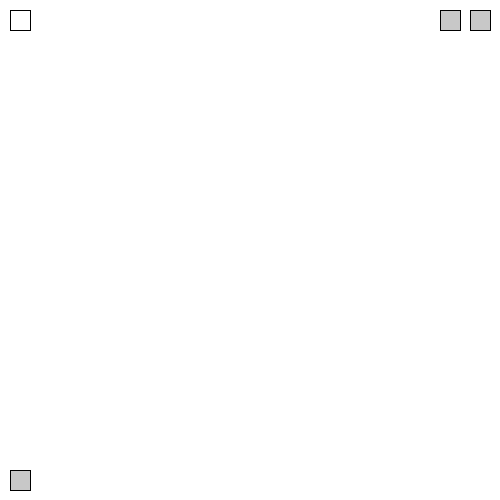
Frame 1 (no input)
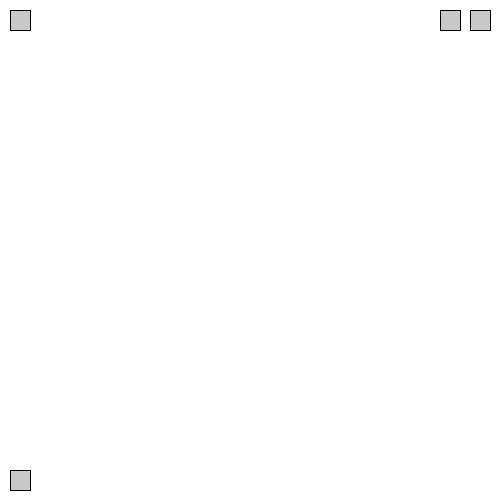
Frame 60 (the mouse pressed at the canvas centre just before this capture)
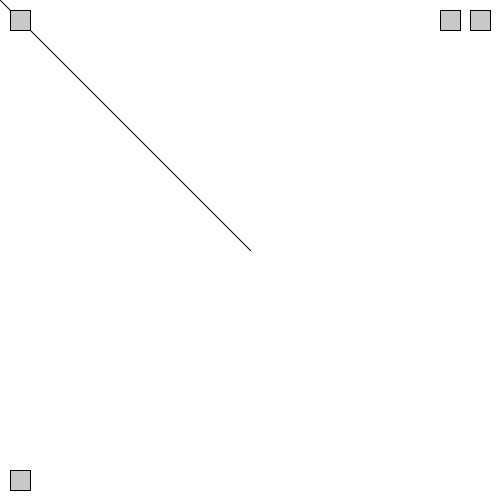
Frame 120 (the mouse held since frame 60 and released just before this capture)

The Processing sketch that drew these frames (run headless with seeded random() and noise(); from frame 60 on, the mouse is pressed at the canvas centre):

// Processing sketch: processing_26765
// ── processing_26765.pde

boolean hit2 = false;
boolean hit = false;
float oldX, oldY;
int weight = 1;
int weightup = 1;


void setup(){
  size(500,500);
  background(255,255,255);
  strokeWeight(weight);
  smooth();
}


void draw(){
  //background(255,255,255);
   //rectangular button code! this one is the eraser
  rect(10, 10, 20, 20);
  //&& is something and something is true
  if (mouseX > 10 && mouseX < 30 && mouseY > 10 && mouseY < 30) {
        //! = not ___
    if(!hit){
      fill(100);
    }
    
    if(mousePressed){
      fill(255);
      background(255,255,255);
    }else{
      fill(100);
    }
    //if(hit == false){
      //println("hit!"); ----how to test
    hit = true; 
  }else{
    hit = false;
    fill(200);
  }
  
//  rect(470, 10, 20, 20); //--- this is for weight ++
//  //&& is something and something is true
//  if (mouseX > 470 && mouseX < 490 && mouseY > 10 && mouseY < 30) {
//        //! = not ___
//    if(!hit2){
//      fill(100);
//    }
//    
//    if(mousePressed){
//      fill(255);
//      weight = weight += weightup;
//      if(weight >= 10 || weight <= 2){
//        weightup *= -1;
//         strokeWeight(weight);
//      }
//     
//    }else{
//      fill(100);
//    }
//    //if(hit == false){
//      //println("hit!"); ----how to test
//    hit2 = true; 
//  }else{
//    hit2 = false;
//    fill(200);
//  }
  
  
   rect(440, 10, 20, 20); //--- this is for weight -
  //&& is something and something is true
  if (mouseX > 440 && mouseX < 460 && mouseY > 10 && mouseY < 30) {
        //! = not ___
    if(!hit2){
      fill(100);
    }
    
    if(mousePressed){
      fill(255);
      if(weight != 0){
        weight--;
        strokeWeight(weight);
      }
     
    }else{
      fill(100);
    }
    //if(hit == false){
      //println("hit!"); ----how to test
    hit2 = true; 
  }else{
    hit2 = false;
    fill(200);
  }
  
  
   rect(470, 10, 20, 20); //--- this is for weight +
  //&& is something and something is true
  if (mouseX > 470 && mouseX < 490 && mouseY > 10 && mouseY < 30) {
        //! = not ___
    if(!hit2){
      fill(100);
    }
    
    if(mousePressed){
      fill(255);
      if(weight != 10){
        weight++;
        strokeWeight(weight);
      }
      
     
    }else{
      fill(100);
    }
    //if(hit == false){
      //println("hit!"); ----how to test
    hit2 = true; 
  }else{
    hit2 = false;
    fill(200);
  }
  
  
  rect(10, 470 , 20, 20); // this is the color
  //&& is something and something is true
  if (mouseX > 10 && mouseX < 30 && mouseY > 470 && mouseY < 490) {
        //! = not ___
    if(!hit){
      fill(100);
    }
    
    if(mousePressed){
      stroke(random(255),random(255),random(255));
    }else{
      fill(100);
    }
    //if(hit == false){
      //println("hit!"); ----how to test
    hit = true; 
  }else{
    hit = false;
    fill(200);
  }
  
  
  
 
 
  
  
  //drawing program
  if (mousePressed){
    line(mouseX, mouseY, oldX, oldY);
  }
  oldX = mouseX;
  oldY = mouseY;
}

//void mousePressed(){  ---- for absolutes outside of just the ifs
  //background(100,100,255);
//}  
